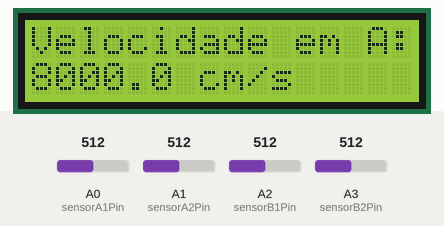
This sketch was run on a simulated Arduino Uno, built with avr-gcc and run on an emulated ATmega328P. On the bench: 16×2 character LCD. The inputs (shaded band) are chosen by the test bench; at power-on: A0 (sensorA1Pin) = 512, A1 (sensorA2Pin) = 512, A2 (sensorB1Pin) = 512, A3 (sensorB2Pin) = 512.

Above: at 0.2 s.
At 5.7 s:
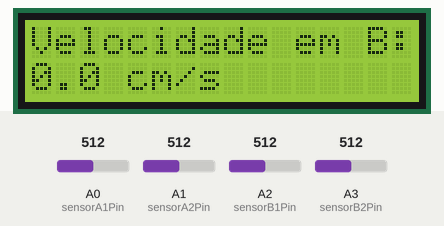
At 11.2 s:
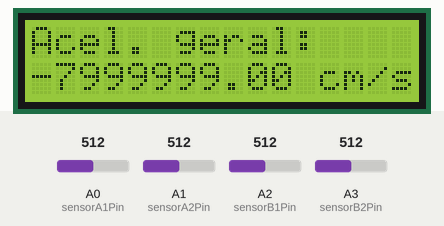
At 16.7 s:
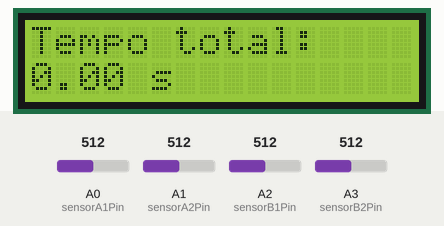
At 22.3 s:
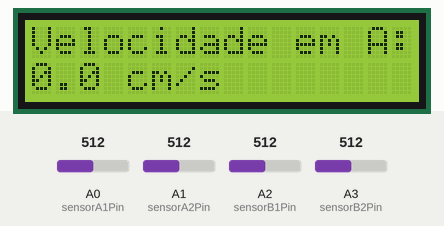
At 33.3 s:
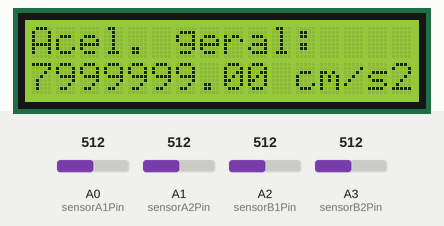

The sketch:

Sensores.ino
```cpp
#include <LiquidCrystal_I2C.h>

// ================= LCD =================
LiquidCrystal_I2C lcd(0x27, 16, 2);

// ================= PINAGENS =================
// Par A
const int sensorA1Pin = A0;  // ponta "início" (A0 -> A3)
const int sensorA2Pin = A1;
// Par B
const int sensorB1Pin = A2;
const int sensorB2Pin = A3;  // ponta "fim" (A3 -> A0)

// ================= DISTÂNCIAS =================
const float distance_A = 8.0; // cm entre A1 e A2
const float distance_B = 8.0; // cm entre B1 e B2

// ================= LIMIAR =================
const int THRESHOLD = 650;

// ================= TEMPOS POR SENSOR INDIVIDUAL =================
unsigned long tA0 = 0, tA1 = 0, tA2 = 0, tA3 = 0;
bool A0Blocked = false, A1Blocked = false;
bool A2Blocked = false, A3Blocked = false;

// ================= RESULTADOS =================
float velA = 0;
float velB = 0;
float tempoTotal = 0;
float aceleracao = 0;

void setup() {
    lcd.init();
    lcd.backlight();
    mostrarAguardando();
}

// ---------------------------------------------------------------
// Lê cada sensor individualmente e guarda o timestamp do 1º disparo
// Retorna true quando TODOS os 4 já foram interrompidos
// ---------------------------------------------------------------
bool lerTodosSensores() {
    if (!A0Blocked && analogRead(sensorA1Pin) < THRESHOLD) {
        A0Blocked = true; tA0 = millis();
    }
    if (!A1Blocked && analogRead(sensorA2Pin) < THRESHOLD) {
        A1Blocked = true; tA1 = millis();
    }
    if (!A2Blocked && analogRead(sensorB1Pin) < THRESHOLD) {
        A2Blocked = true; tA2 = millis();
    }
    if (!A3Blocked && analogRead(sensorB2Pin) < THRESHOLD) {
        A3Blocked = true; tA3 = millis();
    }

    return (A0Blocked && A1Blocked && A2Blocked && A3Blocked);
}

// ---------------------------------------------------------------
// Calcula velocidades, tempo total e aceleração
// ---------------------------------------------------------------
void calcularTudo() {
    // --- Velocidade do Par A (entre A0 e A1) ---
    unsigned long aIni = min(tA0, tA1);
    unsigned long aFim = max(tA0, tA1);
    float tempoA = (aFim - aIni) / 1000.0;
    velA = (tempoA > 0) ? (distance_A / tempoA) : 0;

    // --- Velocidade do Par B (entre A2 e A3) ---
    unsigned long bIni = min(tA2, tA3);
    unsigned long bFim = max(tA2, tA3);
    float tempoB = (bFim - bIni) / 1000.0;
    velB = (tempoB > 0) ? (distance_B / tempoB) : 0;

    // --- Tempo total (do 1º sensor ao último) ---
    unsigned long tIniTotal = min(min(tA0, tA1), min(tA2, tA3));
    unsigned long tFimTotal = max(max(tA0, tA1), max(tA2, tA3));
    tempoTotal = (tFimTotal - tIniTotal) / 1000.0;

    // Aceleração: se A0 disparou antes (A0 -> A3), usa (velB - velA);
    // caso contrário (A3 -> A0), usa (velA - velB).
    if (tempoTotal > 0) {
        aceleracao = (tA0 < tA3) ? ((velB - velA) / tempoTotal)
                                 : ((velA - velB) / tempoTotal);
    } else {
        aceleracao = 0;
    }
}

// ---------------------------------------------------------------
// Tela "Aguardando..."
// ---------------------------------------------------------------
void mostrarAguardando() {
    lcd.clear();
    lcd.setCursor(0, 0);
    lcd.print("Aguardando...");
}

// ---------------------------------------------------------------
// Resultados
// ---------------------------------------------------------------
void exibirResultado() {
    // Tela 1: Velocidade em A
    lcd.clear();
    lcd.setCursor(0, 0);
    lcd.print("Velocidade em A:");
    lcd.setCursor(0, 1);
    lcd.print(velA, 1);
    lcd.print(" cm/s");
    delay(5500);

    // Tela 2: Velocidade em B
    lcd.clear();
    lcd.setCursor(0, 0);
    lcd.print("Velocidade em B:");
    lcd.setCursor(0, 1);
    lcd.print(velB, 1);
    lcd.print(" cm/s");
    delay(5500);

    // Tela 3: Aceleração geral
    lcd.clear();
    lcd.setCursor(0, 0);
    lcd.print("Acel. geral:");
    lcd.setCursor(0, 1);
    lcd.print(aceleracao, 2);
    lcd.print(" cm/s2");
    delay(5500);

    // Tela 4: Tempo total
    lcd.clear();
    lcd.setCursor(0, 0);
    lcd.print("Tempo total:");
    lcd.setCursor(0, 1);
    lcd.print(tempoTotal, 2);
    lcd.print(" s");
    delay(5500);
}

// ---------------------------------------------------------------
// Reinicia tudo
// ---------------------------------------------------------------
void resetar() {
    A0Blocked = A1Blocked = A2Blocked = A3Blocked = false;
    tA0 = tA1 = tA2 = tA3 = 0;
    velA = velB = 0;
    tempoTotal = 0;
    aceleracao = 0;
}

void loop() {
    // Aguarda todos os 4 sensores serem interrompidos
    if (lerTodosSensores()) {
        calcularTudo();
        exibirResultado();
        resetar();
        mostrarAguardando();
    }
}
```

Measured:
- what the display in image 1 shows lasts 5.6 s, from 5.6 s to 11.2 s
